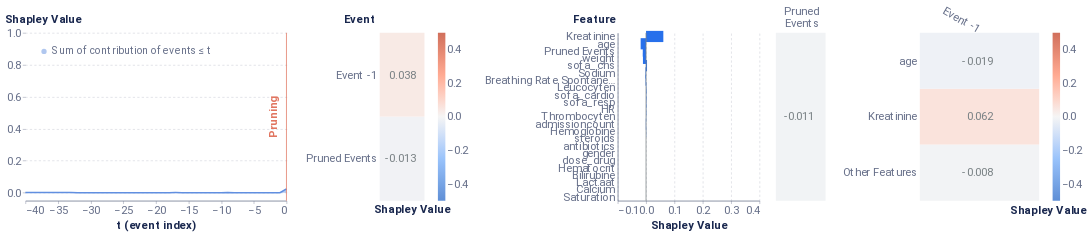

Here is the notebook cell this chart was saved with:
### Code cell
import shap
from timeshap.explainer import local_report
# change father class in source code from 'Kernel' to 'KernelExplainer'

pruning_dict = {'tol': 0.025}
event_dict = {'rs': 42, 'nsamples': 281}
feature_dict = {'rs': 42, 'nsamples': 281, 'feature_names': train_features, 'plot_features': plot_feats}
cell_dict = {'rs': 42, 'nsamples': 281, 'top_x_feats': 2, 'top_x_events': 2}
local_report(f_hs, pos_x_data, pruning_dict, event_dict, feature_dict, cell_dict, average_event, entity_uuid=positive_correct_id, entity_col='admissionid')

### Figure 1 — Vega-Lite specification as saved in the notebook (floating-point values rounded to 4 significant figures)
{"config": {"axis": {"domain": true, "domainColor": "#666F89", "grid": false, "gridCap": "round", "gridColor": "#B3B7C4", "gridDash": [2, 4], "gridWidth": 0.5, "labelColor": "#666F89", "labelFont": "Roboto, Arial, sans-serif", "labelPadding": 2, "tickColor": "#666F89", "tickOpacity": 0.5, "tickSize": 4, "titleColor": "#19274E", "titleFont": "Roboto, Arial, sans-serif", "titleFontSize": 12}, "axisBand": {"domain": true, "labelPadding": 4, "ticks": false}, "axisY": {"domain": false, "titleAlign": "left", "titleAngle": 0, "titleX": -20, "titleY": -10}, "legend": {"labelColor": "#666F89", "labelFont": "Roboto, Arial, sans-serif", "labelFontSize": 12, "symbolSize": 40, "titleColor": "#19274E", "titleFont": "Roboto, Arial, sans-serif", "titleFontSize": 12, "titlePadding": 4}, "arc": {"stroke": "#FFFFFF", "strokeWidth": 1}, "bar": {"fill": "#2770EB", "stroke": null}, "line": {"stroke": "#2770EB", "strokeWidth": 2}, "path": {"stroke": "#2770EB", "strokeWidth": 0.5}, "point": {"fill": "#2770EB", "shape": "circle", "filled": true}, "rect": {"fill": "#2770EB"}, "rule": {"stroke": "#666F89"}, "shape": {"stroke": "#2770EB"}, "text": {"color": "#19274E", "font": "Roboto, Arial, sans-serif", "fontSize": 12}, "range": {"category": ["#2770EB", "#77B98A", "#DA5252", "#FFC400", "#A87AEA", "#00A39E", "#19274E"], "diverging": ["#006360", "#2BB3AE", "#96D9D7", "#FFFFFF", "#EDAAAA", "#DA5252", "#811D1D"], "heatmap": ["#18448F", "#1B4EA5", "#2770EB", "#4C88EE", "#82ACF3", "#A6C4F7", "#E9F1FD"], "ramp": ["#18448F", "#1B4EA5", "#2770EB", "#4C88EE", "#82ACF3", "#A6C4F7", "#E9F1FD"]}, "background": "#FFFFFF", "group": {"fill": "#FFFFFF"}, "header": {"labelColor": "#19274E", "labelFont": "Roboto, Arial, sans-serif", "labelFontSize": 12, "titleColor": "#19274E", "titleFont": "Roboto, Arial, sans-serif", "titleFontSize": 16}, "title": {"anchor": "start", "color": "#19274E", "font": "Roboto, Arial, sans-serif", "fontSize": 20, "fontWeight": "bold", "offset": 20, "subtitleColor": "#19274E", "subtitleFontSize": 16}, "view": {"continuousHeight": 300, "continuousWidth": 400, "stroke": "transparent"}}, "hconcat": [{"layer": [{"mark": {"type": "area", "opacity": 0.5}, "encoding": {"color": {"field": "Coalition", "legend": {"fillColor": "white", "labelFontSize": 14, "labelLimit": 0, "orient": "top-left", "symbolSize": 50, "symbolStrokeWidth": 0, "title": null}, "scale": {"domain": ["Sum of contribution of events ≤ t"], "range": ["#618FE0"]}, "type": "nominal"}, "x": {"axis": {"labelFontSize": 15, "title": "t (event index)", "titleFontSize": 15}, "field": "t (event index)", "type": "quantitative"}, "y": {"axis": {"grid": true, "labelFontSize": 15, "titleFontSize": 15, "titleX": -28}, "field": "Shapley Value", "scale": {"domain": [-0.05, 1]}, "type": "quantitative"}}}, {"mark": "line", "encoding": {"color": {"field": "Coalition", "legend": {"fillColor": "white", "labelFontSize": 14, "labelLimit": 0, "orient": "top-left", "symbolSize": 50, "symbolStrokeWidth": 0, "title": null}, "scale": {"domain": ["Sum of contribution of events ≤ t"], "range": ["#618FE0"]}, "type": "nominal"}, "x": {"axis": {"labelFontSize": 15, "title": "t (event index)", "titleFontSize": 15}, "field": "t (event index)", "type": "quantitative"}, "y": {"axis": {"grid": true, "labelFontSize": 15, "titleFontSize": 15, "titleX": -28}, "field": "Shapley Value", "scale": {"domain": [-0.05, 1]}, "type": "quantitative"}}}, {"data": {"name": "data-9c00aa9dc2b1c1a0b4bf9b34ead12925"}, "mark": {"type": "rule", "color": "#E17560"}, "encoding": {"x": {"field": "x", "type": "quantitative"}}}, {"data": {"name": "data-127505a03b066a5f27631121330f417d"}, "mark": {"type": "text", "angle": 270, "color": "#E17560", "fontSize": 15, "fontWeight": "bold", "text": "Pruning"}, "encoding": {"x": {"field": "x", "type": "quantitative"}}}], "data": {"name": "data-85707eb075a63618f210a84b9a03a4f9"}, "height": 225, "width": 350}, {"layer": [{"mark": "rect", "encoding": {"color": {"field": "rounded", "legend": {"gradientLength": 225, "gradientThickness": 10, "labelFontSize": 15, "orient": "right"}, "scale": {"domain": [-0.5, 0.5], "range": ["#5f8fd6", "#99c3fb", "#f5f5f5", "#ffaa92", "#d16f5b"]}, "title": null, "type": "quantitative"}, "x": {"axis": {"title": "Shapley Value", "titleFontSize": 15}, "field": "column", "type": "ordinal"}, "y": {"axis": {"domain": false, "labelFontSize": 15, "title": "Event", "titleFontSize": 15, "titleX": -49}, "field": "Feature", "sort": ["Event -1", "Pruned Events"], "type": "ordinal"}}}, {"mark": {"type": "text", "align": "right", "baseline": "middle", "color": "#798184", "dx": 18, "fontSize": 15}, "encoding": {"text": {"field": "rounded_str", "type": "nominal"}, "x": {"axis": {"domain": false, "labels": false, "title": "Shapley Value", "titleX": 43}, "field": "column", "type": "ordinal"}, "y": {"axis": {"domain": false, "labelFontSize": 15, "title": "Event", "titleFontSize": 15, "titleX": -49}, "field": "Feature", "sort": ["Event -1", "Pruned Events"], "type": "ordinal"}}}], "data": {"name": "data-61508cf03cd4f89073862614d12fd8ad"}, "height": 225, "width": 60}, {"layer": [{"data": {"name": "data-b643823bb53da9dc51d6bf087eace2f9"}, "mark": {"type": "bar", "size": 15, "thickness": 1}, "encoding": {"x": {"axis": {"grid": true, "labelFontSize": 15, "title": "Shapley Value", "titleFontSize": 15}, "field": "Shapley Value", "scale": {"domain": [-0.1, 0.4]}, "type": "quantitative"}, "y": {"axis": {"labelFontSize": 15, "title": "Feature", "titleFontSize": 15, "titleX": -61}, "field": "Feature", "sort": {"field": "sort_col", "order": "descending"}, "type": "nominal"}}}, {"data": {"name": "data-9c00aa9dc2b1c1a0b4bf9b34ead12925"}, "mark": {"type": "rule", "color": "#798184"}, "encoding": {"x": {"field": "x", "type": "quantitative"}}}], "height": 225, "width": 190}, {"hconcat": [{"layer": [{"mark": "rect", "encoding": {"color": {"field": "rounded", "legend": null, "scale": {"domain": [-0.5, 0.5], "range": ["#5f8fd6", "#99c3fb", "#f5f5f5", "#ffaa92", "#d16f5b"]}, "title": null, "type": "quantitative"}, "x": {"axis": {"titleFontSize": 15}, "field": "Event", "type": "nominal"}, "y": {"axis": {"domain": false, "labels": false, "title": null}, "field": "Feature", "type": "nominal"}}}, {"mark": {"type": "text", "align": "right", "baseline": "middle", "color": "#798184", "dx": 18, "fontSize": 15}, "encoding": {"text": {"field": "rounded_str", "type": "nominal"}, "x": {"axis": {"domain": false, "labelAngle": 0, "labelFontSize": 15, "labelOffset": 24, "labelPadding": 30, "orient": "top", "title": null}, "field": "Event", "type": "nominal"}, "y": {"axis": {"domain": false, "labels": false, "title": null}, "field": "Feature", "type": "nominal"}}}], "data": {"name": "data-221d67435bd2b1ef13da7612eaa2e479"}, "height": 225, "width": 66.67}, {"layer": [{"mark": "rect", "encoding": {"color": {"field": "rounded", "legend": {"gradientLength": 225, "gradientThickness": 10, "labelFontSize": 15, "orient": "right"}, "scale": {"domain": [-0.5, 0.5], "range": ["#5f8fd6", "#99c3fb", "#f5f5f5", "#ffaa92", "#d16f5b"]}, "title": null, "type": "quantitative"}, "x": {"axis": {"titleFontSize": 15}, "field": "Event", "sort": ["Event -1"], "type": "nominal"}, "y": {"axis": {"domain": false, "labelFontSize": 15, "title": null}, "field": "Feature", "sort": ["age", "Kreatinine"], "type": "nominal"}}}, {"mark": {"type": "text", "align": "right", "baseline": "middle", "color": "#798184", "dx": 18, "fontSize": 15}, "encoding": {"text": {"field": "rounded_str", "type": "nominal"}, "x": {"axis": {"domain": false, "labelAngle": 30, "labelFontSize": 15, "orient": "top", "title": "Shapley Value", "titleX": 172, "titleY": 245}, "field": "Event", "sort": ["Event -1"], "type": "nominal"}, "y": {"axis": {"domain": false, "labelFontSize": 15, "title": null}, "field": "Feature", "sort": ["age", "Kreatinine"], "type": "nominal"}}}], "data": {"name": "data-58a0f90f52d8fe71eeea74a7ed2ae128"}, "height": 225, "width": 160}], "resolve": {"scale": {"color": "independent"}}}], "resolve": {"scale": {"color": "independent"}}, "$schema": "https://vega.github.io/schema/vega-lite/v4.17.0.json", "datasets": {"data-85707eb075a63618f210a84b9a03a4f9": [{"Coalition": "Sum of contribution of events > t", "t (event index)": 0, "Shapley Value": 0.0}, {"Coalition": "Sum of contribution of events ≤ t", "t (event index)": 0, "Shapley Value": 0.02425}, {"Coalition": "Sum of contribution of events > t", "t (event index)": -1, "Shapley Value": 0.02425}, {"Coalition": "Sum of contribution of events ≤ t", "t (event index)": -1, "Shapley Value": 0.0}, {"Coalition": "Sum of contribution of events > t", "t (event index)": -2, "Shapley Value": 0.02425}, {"Coalition": "Sum of contribution of events ≤ t", "t (event index)": -2, "Shapley Value": 0.0}, {"Coalition": "Sum of contribution of events > t", "t (event index)": -3, "Shapley Value": 0.02425}, {"Coalition": "Sum of contribution of events ≤ t", "t (event index)": -3, "Shapley Value": 0.0}, {"Coalition": "Sum of contribution of events > t", "t (event index)": -4, "Shapley Value": 0.02425}, {"Coalition": "Sum of contribution of events ≤ t", "t (event index)": -4, "Shapley Value": 0.0}, {"Coalition": "Sum of contribution of events > t", "t (event index)": -5, "Shapley Value": 0.02425}, {"Coalition": "Sum of contribution of events ≤ t", "t (event index)": -5, "Shapley Value": 0.0}, {"Coalition": "Sum of contribution of events > t", "t (event index)": -6, "Shapley Value": 0.02425}, {"Coalition": "Sum of contribution of events ≤ t", "t (event index)": -6, "Shapley Value": 0.0}, {"Coalition": "Sum of contribution of events > t", "t (event index)": -7, "Shapley Value": 0.02425}, {"Coalition": "Sum of contribution of events ≤ t", "t (event index)": -7, "Shapley Value": 0.0}, {"Coalition": "Sum of contribution of events > t", "t (event index)": -8, "Shapley Value": 0.02425}, {"Coalition": "Sum of contribution of events ≤ t", "t (event index)": -8, "Shapley Value": 0.0}, {"Coalition": "Sum of contribution of events > t", "t (event index)": -9, "Shapley Value": 0.02304}, {"Coalition": "Sum of contribution of events ≤ t", "t (event index)": -9, "Shapley Value": 0.001214}, {"Coalition": "Sum of contribution of events > t", "t (event index)": -10, "Shapley Value": 0.02425}, {"Coalition": "Sum of contribution of events ≤ t", "t (event index)": -10, "Shapley Value": 0.0}, {"Coalition": "Sum of contribution of events > t", "t (event index)": -11, "Shapley Value": 0.02425}, {"Coalition": "Sum of contribution of events ≤ t", "t (event index)": -11, "Shapley Value": 0.0}, {"Coalition": "Sum of contribution of events > t", "t (event index)": -12, "Shapley Value": 0.02425}, {"Coalition": "Sum of contribution of events ≤ t", "t (event index)": -12, "Shapley Value": 0.0}, {"Coalition": "Sum of contribution of events > t", "t (event index)": -13, "Shapley Value": 0.02425}, {"Coalition": "Sum of contribution of events ≤ t", "t (event index)": -13, "Shapley Value": 0.0}, {"Coalition": "Sum of contribution of events > t", "t (event index)": -14, "Shapley Value": 0.02425}, {"Coalition": "Sum of contribution of events ≤ t", "t (event index)": -14, "Shapley Value": 0.0}, {"Coalition": "Sum of contribution of events > t", "t (event index)": -15, "Shapley Value": 0.02425}, {"Coalition": "Sum of contribution of events ≤ t", "t (event index)": -15, "Shapley Value": 0.0}, {"Coalition": "Sum of contribution of events > t", "t (event index)": -16, "Shapley Value": 0.02425}, {"Coalition": "Sum of contribution of events ≤ t", "t (event index)": -16, "Shapley Value": 0.0}, {"Coalition": "Sum of contribution of events > t", "t (event index)": -17, "Shapley Value": 0.02372}, {"Coalition": "Sum of contribution of events ≤ t", "t (event index)": -17, "Shapley Value": 0.0005292}, {"Coalition": "Sum of contribution of events > t", "t (event index)": -18, "Shapley Value": 0.02406}, {"Coalition": "Sum of contribution of events ≤ t", "t (event index)": -18, "Shapley Value": 0.0001916}, {"Coalition": "Sum of contribution of events > t", "t (event index)": -19, "Shapley Value": 0.02425}, {"Coalition": "Sum of contribution of events ≤ t", "t (event index)": -19, "Shapley Value": 0.0}, {"Coalition": "Sum of contribution of events > t", "t (event index)": -20, "Shapley Value": 0.02425}, {"Coalition": "Sum of contribution of events ≤ t", "t (event index)": -20, "Shapley Value": 0.0}, {"Coalition": "Sum of contribution of events > t", "t (event index)": -21, "Shapley Value": 0.02425}, {"Coalition": "Sum of contribution of events ≤ t", "t (event index)": -21, "Shapley Value": 0.0}, {"Coalition": "Sum of contribution of events > t", "t (event index)": -22, "Shapley Value": 0.02425}, {"Coalition": "Sum of contribution of events ≤ t", "t (event index)": -22, "Shapley Value": 0.0}, {"Coalition": "Sum of contribution of events > t", "t (event index)": -23, "Shapley Value": 0.02425}, {"Coalition": "Sum of contribution of events ≤ t", "t (event index)": -23, "Shapley Value": 0.0}, {"Coalition": "Sum of contribution of events > t", "t (event index)": -24, "Shapley Value": 0.02425}, {"Coalition": "Sum of contribution of events ≤ t", "t (event index)": -24, "Shapley Value": 0.0}, {"Coalition": "Sum of contribution of events > t", "t (event index)": -25, "Shapley Value": 0.02425}, {"Coalition": "Sum of contribution of events ≤ t", "t (event index)": -25, "Shapley Value": 0.0}, {"Coalition": "Sum of contribution of events > t", "t (event index)": -26, "Shapley Value": 0.02425}, {"Coalition": "Sum of contribution of events ≤ t", "t (event index)": -26, "Shapley Value": 0.0}, {"Coalition": "Sum of contribution of events > t", "t (event index)": -27, "Shapley Value": 0.02425}, {"Coalition": "Sum of contribution of events ≤ t", "t (event index)": -27, "Shapley Value": 0.0}, {"Coalition": "Sum of contribution of events > t", "t (event index)": -28, "Shapley Value": 0.02425}, {"Coalition": "Sum of contribution of events ≤ t", "t (event index)": -28, "Shapley Value": 0.0}, {"Coalition": "Sum of contribution of events > t", "t (event index)": -29, "Shapley Value": 0.02425}, {"Coalition": "Sum of contribution of events ≤ t", "t (event index)": -29, "Shapley Value": 0.0}, {"Coalition": "Sum of contribution of events > t", "t (event index)": -30, "Shapley Value": 0.02425}, {"Coalition": "Sum of contribution of events ≤ t", "t (event index)": -30, "Shapley Value": 0.0}, {"Coalition": "Sum of contribution of events > t", "t (event index)": -31, "Shapley Value": 0.02419}, {"Coalition": "Sum of contribution of events ≤ t", "t (event index)": -31, "Shapley Value": 6.117e-05}, {"Coalition": "Sum of contribution of events > t", "t (event index)": -32, "Shapley Value": 0.02397}, {"Coalition": "Sum of contribution of events ≤ t", "t (event index)": -32, "Shapley Value": 0.0002861}, {"Coalition": "Sum of contribution of events > t", "t (event index)": -33, "Shapley Value": 0.02378}, {"Coalition": "Sum of contribution of events ≤ t", "t (event index)": -33, "Shapley Value": 0.0004719}, {"Coalition": "Sum of contribution of events > t", "t (event index)": -34, "Shapley Value": 0.02363}, {"Coalition": "Sum of contribution of events ≤ t", "t (event index)": -34, "Shapley Value": 0.0006219}, {"Coalition": "Sum of contribution of events > t", "t (event index)": -35, "Shapley Value": 0.02351}, {"Coalition": "Sum of contribution of events ≤ t", "t (event index)": -35, "Shapley Value": 0.0007407}, {"Coalition": "Sum of contribution of events > t", "t (event index)": -36, "Shapley Value": 0.02342}, {"Coalition": "Sum of contribution of events ≤ t", "t (event index)": -36, "Shapley Value": 0.0008333}, {"Coalition": "Sum of contribution of events > t", "t (event index)": -37, "Shapley Value": 0.02335}, {"Coalition": "Sum of contribution of events ≤ t", "t (event index)": -37, "Shapley Value": 0.0009044}, {"Coalition": "Sum of contribution of events > t", "t (event index)": -38, "Shapley Value": 0.0233}, {"Coalition": "Sum of contribution of events ≤ t", "t (event index)": -38, "Shapley Value": 0.0009583}, {"Coalition": "Sum of contribution of events > t", "t (event index)": -39, "Shapley Value": 0.02326}, {"Coalition": "Sum of contribution of events ≤ t", "t (event index)": -39, "Shapley Value": 0.0009986}, {"Coalition": "Sum of contribution of events > t", "t (event index)": -40, "Shapley Value": 0.02323}, {"Coalition": "Sum of contribution of events ≤ t", "t (event index)": -40, "Shapley Value": 0.001028}], "data-9c00aa9dc2b1c1a0b4bf9b34ead12925": [{"x": 0}], "data-127505a03b066a5f27631121330f417d": [{"x": -2}], "data-61508cf03cd4f89073862614d12fd8ad": [{"Shapley Value": 0.03761, "Feature": "Event -1", "row": 1, "column": 1, "rounded": 0.038, "rounded_str": "0.038"}, {"Shapley Value": -0.01335, "Feature": "Pruned Events", "row": 2, "column": 1, "rounded": -0.013, "rounded_str": "-0.013"}], "data-b643823bb53da9dc51d6bf087eace2f9": [{"Random seed": 42, "NSamples": 281, "Feature": "steroids", "Shapley Value": 0.0, "sort_col": 0.0}, {"Random seed": 42, "NSamples": 281, "Feature": "antibiotics", "Shapley Value": 0.0, "sort_col": 0.0}, {"Random seed": 42, "NSamples": 281, "Feature": "admissioncount", "Shapley Value": -0.0006702, "sort_col": 0.0006702}, {"Random seed": 42, "NSamples": 281, "Feature": "gender", "Shapley Value": 0.0, "sort_col": 0.0}, {"Random seed": 42, "NSamples": 281, "Feature": "age", "Shapley Value": -0.01901, "sort_col": 0.01901}, {"Random seed": 42, "NSamples": 281, "Feature": "weight", "Shapley Value": -0.01092, "sort_col": 0.01092}, {"Random seed": 42, "NSamples": 281, "Feature": "sofa_resp", "Shapley Value": 0.0009915, "sort_col": 0.0009915}, {"Random seed": 42, "NSamples": 281, "Feature": "sofa_cns", "Shapley Value": 0.003503, "sort_col": 0.003503}, {"Random seed": 42, "NSamples": 281, "Feature": "sofa_cardio", "Shapley Value": 0.001115, "sort_col": 0.001115}, {"Random seed": 42, "NSamples": 281, "Feature": "dose_drug", "Shapley Value": 0.0, "sort_col": 0.0}, {"Random seed": 42, "NSamples": 281, "Feature": "Hematocrit", "Shapley Value": 0.0, "sort_col": 0.0}, {"Random seed": 42, "NSamples": 281, "Feature": "Hemoglobine", "Shapley Value": 0.0006068, "sort_col": 0.0006068}, {"Random seed": 42, "NSamples": 281, "Feature": "Leucocyten", "Shapley Value": 0.001144, "sort_col": 0.001144}, {"Random seed": 42, "NSamples": 281, "Feature": "Thrombocyten", "Shapley Value": 0.0006763, "sort_col": 0.0006763}, {"Random seed": 42, "NSamples": 281, "Feature": "Bilirubine", "Shapley Value": 0.0, "sort_col": 0.0}, {"Random seed": 42, "NSamples": 281, "Feature": "Kreatinine", "Shapley Value": 0.061, "sort_col": 0.061}, {"Random seed": 42, "NSamples": 281, "Feature": "Lactaat", "Shapley Value": 0.0, "sort_col": 0.0}, {"Random seed": 42, "NSamples": 281, "Feature": "Breathing Rate Spontaneous", "Shapley Value": -0.001611, "sort_col": 0.001611}, {"Random seed": 42, "NSamples": 281, "Feature": "Sodium", "Shapley Value": -0.001867, "sort_col": 0.001867}, {"Random seed": 42, "NSamples": 281, "Feature": "Calcium", "Shapley Value": 0.0, "sort_col": 0.0}, {"Random seed": 42, "NSamples": 281, "Feature": "HR", "Shapley Value": 0.0007928, "sort_col": 0.0007928}, {"Random seed": 42, "NSamples": 281, "Feature": "Saturation", "Shapley Value": 0.0, "sort_col": 0.0}, {"Random seed": 42, "NSamples": 281, "Feature": "Pruned Events", "Shapley Value": -0.0115, "sort_col": 0.0115}], "data-221d67435bd2b1ef13da7612eaa2e479": [{"Event": ["Pruned", "Events"], "Feature": "Other features", "rounded": -0.011, "rounded_str": "-0.011"}], "data-58a0f90f52d8fe71eeea74a7ed2ae128": [{"Event": "Event -1", "Feature": "Kreatinine", "Shapley Value": 0.06173, "rounded": 0.062, "rounded_str": "0.062"}, {"Event": "Event -1", "Feature": "Other Features", "Shapley Value": -0.007567, "rounded": -0.008, "rounded_str": "-0.008"}, {"Event": "Event -1", "Feature": "age", "Shapley Value": -0.01901, "rounded": -0.019, "rounded_str": "-0.019"}]}}
